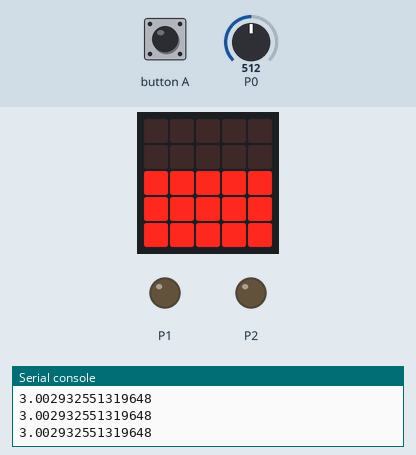
Bench run of a program on a simulated BBC micro:bit (MakeCode). On the bench: the board's 5×5 LED display, output pins drawn as LEDs (lit = HIGH), the last lines printed to the serial console. The inputs (shaded band) are chosen by the test bench; at power-on: P0 = 512 (analog values on the 0–1023 scale).

Above: at 1.2 s.
1.3 s: P0 set to 716
At 2.1 s:
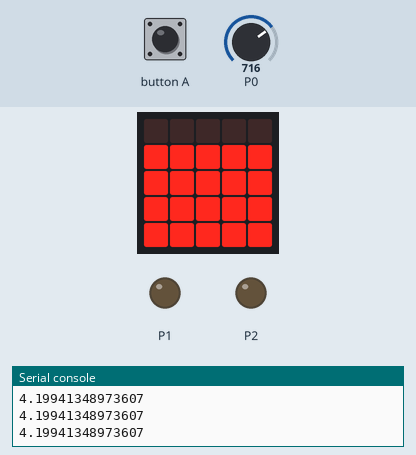
2.8 s: P0 set to 900
At 3.1 s:
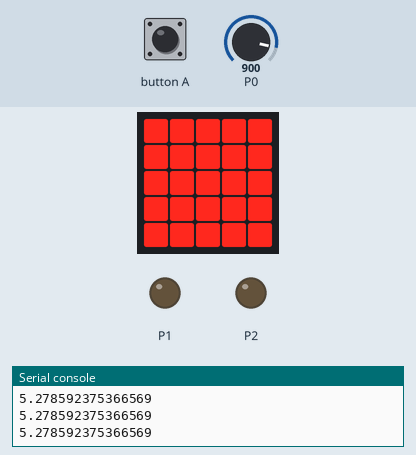
4.3 s: P0 set to 511
At 4.8 s:
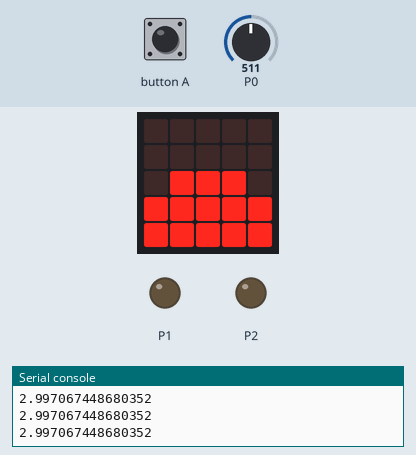
5.8 s: P0 set to 306
At 6.9 s:
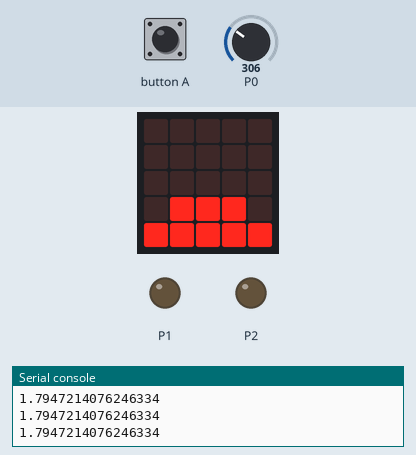
7.3 s: P0 set to 122
At 7.8 s:
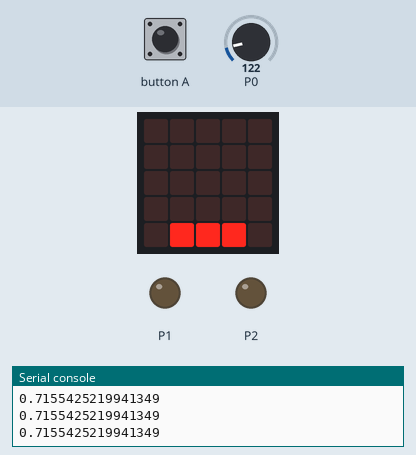
8.8 s: button A pressed for 0.15 s
At 10.0 s:
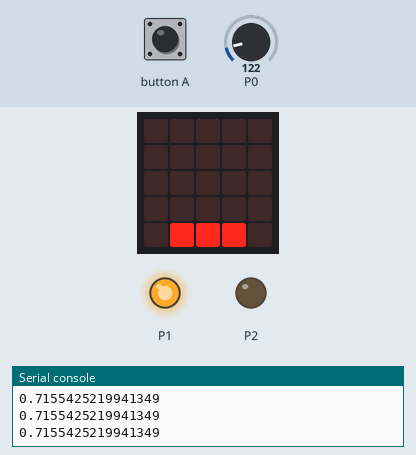
Timing chart, 0 to 12.5 s (numbered marks = the images above; inputs shaded):
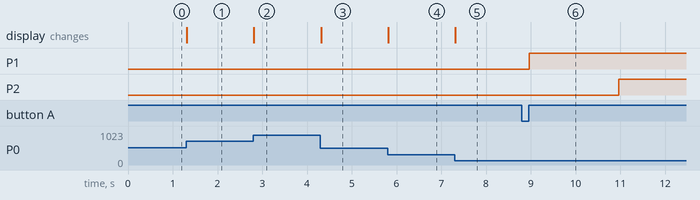

The program:

main.ts
```typescript
input.onButtonPressed(Button.A, function () {
    if (!(Lichtstatus)) {
        Lichtstatus = 1
    } else {
        Lichtstatus = 0
    }
})
let Lüfterstatus = 0
let Lichtstatus = 0
Lichtstatus = 0
pins.digitalWritePin(DigitalPin.P1, 0)
pins.digitalWritePin(DigitalPin.P2, 0)
basic.forever(function () {
    led.plotBarGraph(
    pins.analogReadPin(AnalogPin.P0) / 170.5,
    6
    )
    if (Lichtstatus) {
        pins.digitalWritePin(DigitalPin.P1, 1)
        basic.pause(2000)
        pins.digitalWritePin(DigitalPin.P2, 1)
        Lüfterstatus = 1
    } else {
        if (Lüfterstatus) {
            pins.digitalWritePin(DigitalPin.P1, 0)
            basic.pause(pins.analogReadPin(AnalogPin.P0) * 1000 / 170.5)
            pins.digitalWritePin(DigitalPin.P2, 0)
            Lüfterstatus = 0
        }
    }
})
```

test.ts
```typescript
// Hier kann man Tests durchführen; diese Datei wird nicht kompiliert, wenn dieses Paket als Erweiterung verwendet wird.
```

Measured:
- after the input at 1.3 s, the display: changes at once (image 1)
- after the input at 2.8 s, the display: changes at once (image 2)
- after the input at 4.3 s, the display: changes at once (image 3)
- after the input at 5.8 s, the display: changes at once (image 4)
- after the input at 7.3 s, the display: changes at once (image 5)
- after the input at 8.8 s, P1: LOW → HIGH after 0.17 s; P2: LOW → HIGH after 2.2 s
